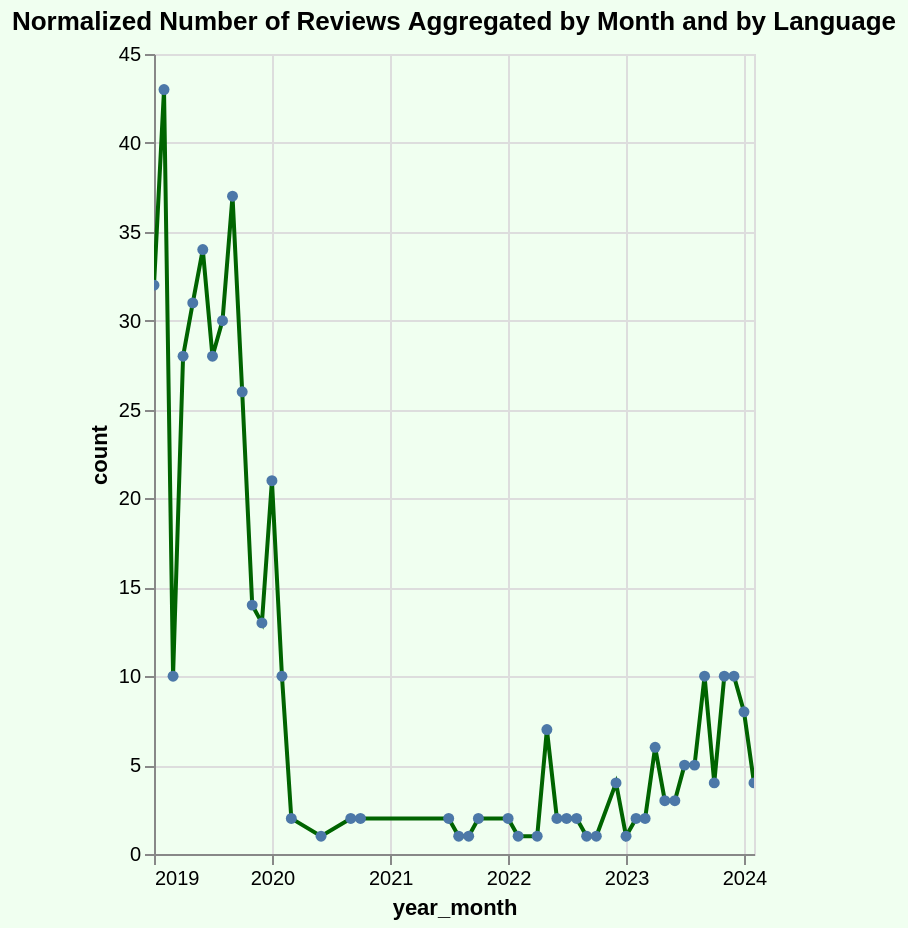

Vega-Lite specification stored for this chart:
### Vega-Lite specification from a JSON file in a GitHub repository (floating-point values rounded to 4 significant figures)
{"config": {"view": {"continuousWidth": 300, "continuousHeight": 300}}, "data": {"name": "data-401260303cca5cf863d3295f157a2c8a"}, "mark": {"type": "line", "color": "darkgreen", "point": true}, "background": "#f0fff0", "encoding": {"tooltip": [{"field": "year_month", "type": "temporal"}, {"field": "count", "type": "quantitative"}], "x": {"field": "year_month", "type": "temporal"}, "y": {"field": "count", "type": "quantitative"}}, "height": 400, "params": [{"name": "param_99", "select": {"type": "interval", "encodings": ["x", "y"]}, "bind": "scales"}], "title": "Normalized Number of Reviews Aggregated by Month and by Language", "width": "container", "$schema": "https://vega.github.io/schema/vega-lite/v5.17.0.json", "datasets": {"data-401260303cca5cf863d3295f157a2c8a": [{"year_month": "2019-01", "count": 32, "type": "Chinese Reviews"}, {"year_month": "2019-02", "count": 43, "type": "Chinese Reviews"}, {"year_month": "2019-03", "count": 10, "type": "Chinese Reviews"}, {"year_month": "2019-04", "count": 28, "type": "Chinese Reviews"}, {"year_month": "2019-05", "count": 31, "type": "Chinese Reviews"}, {"year_month": "2019-06", "count": 34, "type": "Chinese Reviews"}, {"year_month": "2019-07", "count": 28, "type": "Chinese Reviews"}, {"year_month": "2019-08", "count": 30, "type": "Chinese Reviews"}, {"year_month": "2019-09", "count": 37, "type": "Chinese Reviews"}, {"year_month": "2019-10", "count": 26, "type": "Chinese Reviews"}, {"year_month": "2019-11", "count": 14, "type": "Chinese Reviews"}, {"year_month": "2019-12", "count": 13, "type": "Chinese Reviews"}, {"year_month": "2020-01", "count": 21, "type": "Chinese Reviews"}, {"year_month": "2020-02", "count": 10, "type": "Chinese Reviews"}, {"year_month": "2020-03", "count": 2, "type": "Chinese Reviews"}, {"year_month": "2020-06", "count": 1, "type": "Chinese Reviews"}, {"year_month": "2020-09", "count": 2, "type": "Chinese Reviews"}, {"year_month": "2020-10", "count": 2, "type": "Chinese Reviews"}, {"year_month": "2021-07", "count": 2, "type": "Chinese Reviews"}, {"year_month": "2021-08", "count": 1, "type": "Chinese Reviews"}, {"year_month": "2021-09", "count": 1, "type": "Chinese Reviews"}, {"year_month": "2021-10", "count": 2, "type": "Chinese Reviews"}, {"year_month": "2022-01", "count": 2, "type": "Chinese Reviews"}, {"year_month": "2022-02", "count": 1, "type": "Chinese Reviews"}, {"year_month": "2022-04", "count": 1, "type": "Chinese Reviews"}, {"year_month": "2022-05", "count": 7, "type": "Chinese Reviews"}, {"year_month": "2022-06", "count": 2, "type": "Chinese Reviews"}, {"year_month": "2022-07", "count": 2, "type": "Chinese Reviews"}, {"year_month": "2022-08", "count": 2, "type": "Chinese Reviews"}, {"year_month": "2022-09", "count": 1, "type": "Chinese Reviews"}, {"year_month": "2022-10", "count": 1, "type": "Chinese Reviews"}, {"year_month": "2022-12", "count": 4, "type": "Chinese Reviews"}, {"year_month": "2023-01", "count": 1, "type": "Chinese Reviews"}, {"year_month": "2023-02", "count": 2, "type": "Chinese Reviews"}, {"year_month": "2023-03", "count": 2, "type": "Chinese Reviews"}, {"year_month": "2023-04", "count": 6, "type": "Chinese Reviews"}, {"year_month": "2023-05", "count": 3, "type": "Chinese Reviews"}, {"year_month": "2023-06", "count": 3, "type": "Chinese Reviews"}, {"year_month": "2023-07", "count": 5, "type": "Chinese Reviews"}, {"year_month": "2023-08", "count": 5, "type": "Chinese Reviews"}, {"year_month": "2023-09", "count": 10, "type": "Chinese Reviews"}, {"year_month": "2023-10", "count": 4, "type": "Chinese Reviews"}, {"year_month": "2023-11", "count": 10, "type": "Chinese Reviews"}, {"year_month": "2023-12", "count": 10, "type": "Chinese Reviews"}, {"year_month": "2024-01", "count": 8, "type": "Chinese Reviews"}, {"year_month": "2024-02", "count": 4, "type": "Chinese Reviews"}]}}
